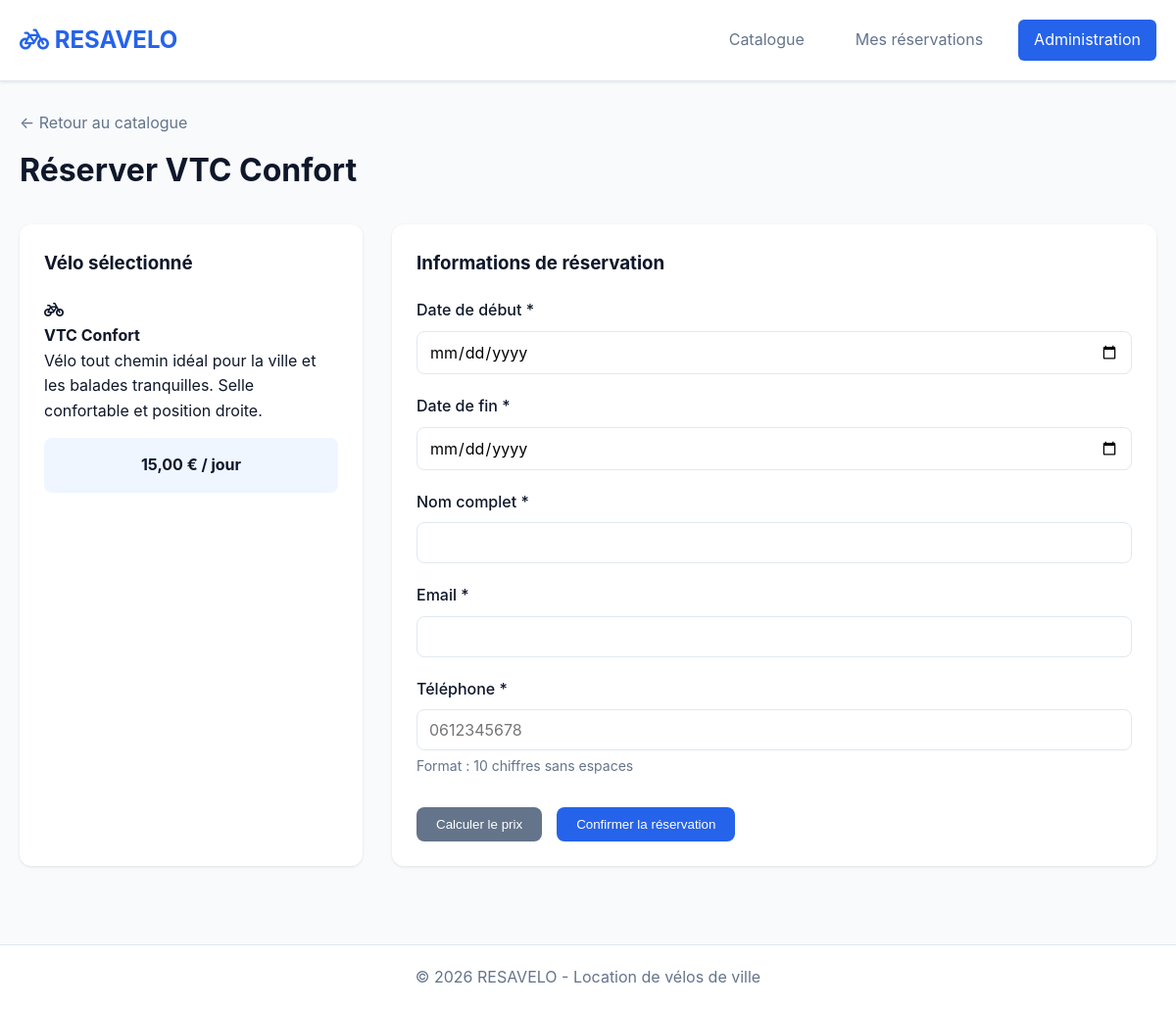
The page /reservation_form.php?velo_id=1 on the database its author committed.
### tables this page shows
CREATE TABLE IF NOT EXISTS velos (
    id INT AUTO_INCREMENT PRIMARY KEY,
    name VARCHAR(100) NOT NULL,
    price DECIMAL(10, 2) NOT NULL,
    quantity INT NOT NULL DEFAULT 0,
    description TEXT,
    image_url VARCHAR(255),
    created_at TIMESTAMP DEFAULT CURRENT_TIMESTAMP
);

### includes/functions_velos.php (called while the page is built, shortened)
<?php
function getVeloById($pdo, $id) {
    $sql = "SELECT * FROM velos WHERE id = :id";
    try {
        $stmt = $pdo->prepare($sql);
        $stmt->execute([':id' => $id]);
        return $stmt->fetch();
    } catch (PDOException $e) {
        error_log("Erreur getVeloById: " . $e->getMessage());
        return false;
    }
}

### includes/functions_calculation.php (called while the page is built, shortened)
<?php
function formatPrice($amount) {
    return number_format($amount, 2, ',', ' ') . ' €';
}

### public/reservation_form.php (the view, shortened to what this page needs)
<?php
require_once __DIR__ . '/../config/db_connect.php';
require_once __DIR__ . '/../includes/functions_velos.php';
require_once __DIR__ . '/../includes/functions_calculation.php';
$success = '';
$velo = null;
if (isset($_GET['velo_id'])) {
    $velo = getVeloById($pdo, $_GET['velo_id']);
}
$pageTitle = $velo ? "Réserver " . $velo['name'] : "Réservation";
?>
<!DOCTYPE html>
<html lang="fr">
<head>
    <link rel="stylesheet" href="https://cdnjs.cloudflare.com/ajax/libs/font-awesome/6.4.0/css/all.min.css">
    <link rel="stylesheet" href="../assets/css/style.css">
</head>
<body>
    <header class="header">
        <div class="container">
            <div class="header-content">
                <h1 class="logo"><i class="fas fa-bicycle"></i> RESAVELO</h1>
                <nav class="nav">
                    <a href="index.php" class="nav-link">Catalogue</a>
                    <a href="mes_reservations.php" class="nav-link">Mes réservations</a>
                    <a href="../admin/index.php" class="nav-link nav-link-admin">Administration</a>
                </nav>
            </div>
        </div>
    </header>
    <main class="main">
        <div class="container">
            <div class="page-header">
                <a href="index.php" class="back-link">← Retour au catalogue</a>
                <h2><?= $pageTitle ?></h2>
            </div>
            <?php if ($velo && !$success): ?>
                <div class="reservation-container">
                    <div class="velo-summary">
                        <h3>Vélo sélectionné</h3>
                        <div class="velo-summary-icon">
                            <i class="fas fa-bicycle"></i>
                        </div>
                        <h4><?= htmlspecialchars($velo['name']) ?></h4>
                        <p><?= htmlspecialchars($velo['description']) ?></p>
                        <div class="price-info">
                            <strong><?= formatPrice($velo['price']) ?> / jour</strong>
                        </div>
                    </div>
                    <div class="reservation-form-container">
                        <h3>Informations de réservation</h3>
                        <form method="POST" action="reservation_form.php" class="reservation-form" id="reservationForm">
                            <div class="form-group">
                                <label for="start_date">Date de début *</label>
                                <input type="date" id="start_date" name="start_date"
                                       value="<?= $_POST['start_date'] ?? '' ?>"
                                       min="<?= date('Y-m-d') ?>" required>
                            </div>
                            <div class="form-group">
                                <label for="end_date">Date de fin *</label>
                                <input type="date" id="end_date" name="end_date"
                                       value="<?= $_POST['end_date'] ?? '' ?>"
                                       min="<?= date('Y-m-d') ?>" required>
                            </div>
                            <div class="form-group">
                                <label for="customer_name">Nom complet *</label>
                                <input type="text" id="customer_name" name="customer_name"
                                       value="<?= htmlspecialchars($_POST['customer_name'] ?? '') ?>"
                                       required>
                            </div>
                            <div class="form-group">
                                <label for="customer_email">Email *</label>
                                <input type="email" id="customer_email" name="customer_email"
                                       value="<?= htmlspecialchars($_POST['customer_email'] ?? '') ?>"
                                       required>
                            </div>
                            <div class="form-group">
                                <label for="customer_phone">Téléphone *</label>
                                <input type="tel" id="customer_phone" name="customer_phone"
                                       value="<?= htmlspecialchars($_POST['customer_phone'] ?? '') ?>"
                                       pattern="[0-9]{10}"
                                       placeholder="0612345678" required>
                                <small>Format : 10 chiffres sans espaces</small>
                            </div>
                            <div class="form-actions">
                                <button type="button" class="btn btn-secondary" onclick="calculateEstimate()">
                                    Calculer le prix
                                </button>
                                <button type="submit" class="btn btn-primary">Confirmer la réservation</button>
                            </div>
                        </form>
                    </div>
                </div>
            <?php elseif (!$velo): ?>
                <div class="alert alert-error">
                    Vélo non trouvé. <a href="index.php">Retour au catalogue</a>
                </div>
            <?php endif; ?>
        </div>
    </main>
    <footer class="footer">
        <div class="container">
            <p>&copy; 2026 RESAVELO - Location de vélos de ville</p>
        </div>
    </footer>
</body>
</html>

### assets/css/style.css (style rules this page uses)
* { margin: 0; padding: 0; box-sizing: border-box; }
:root { --primary-color: #2563eb; --primary-hover: #1d4ed8; --secondary-color: #64748b; --success-color: #10b981; --danger-color: #ef4444; --warning-color: #f59e0b; --info-color: #06b6d4; --background: #f8fafc; --surface: #ffffff; --text-primary: #0f172a; --text-secondary: #64748b; --border: #e2e8f0; --shadow: 0 1px 3px rgba(0, 0, 0, 0.1); --shadow-lg: 0 10px 15px -3px rgba(0, 0, 0, 0.1); }
body { font-family: -apple-system, BlinkMacSystemFont, 'Segoe UI', Roboto, Oxygen, Ubuntu, Cantarell, sans-serif; line-height: 1.6; color: var(--text-primary); background-color: var(--background); }
.container { max-width: 1200px; margin: 0 auto; padding: 0 20px; }
.main { min-height: calc(100vh - 140px); padding: 30px 0; }
.header { background: var(--surface); border-bottom: 1px solid var(--border); padding: 20px 0; box-shadow: var(--shadow); }
.header-content { display: flex; justify-content: space-between; align-items: center; flex-wrap: wrap; gap: 20px; }
.logo { font-size: 24px; font-weight: bold; color: var(--primary-color); }
.nav { display: flex; gap: 20px; flex-wrap: wrap; }
.nav-link { color: var(--text-secondary); text-decoration: none; padding: 8px 16px; border-radius: 6px; transition: all 0.3s; }
.nav-link-admin { background: var(--primary-color); color: white; }
.btn { display: inline-block; padding: 10px 20px; border-radius: 8px; text-decoration: none; font-weight: 500; transition: all 0.3s; border: none; cursor: pointer; text-align: center; }
.btn-primary { background: var(--primary-color); color: white; }
.btn-secondary { background: var(--secondary-color); color: white; }
.form-group { margin-bottom: 20px; }
.form-group label { display: block; margin-bottom: 8px; color: var(--text-primary); font-weight: 500; }
.form-group input, .form-group textarea, .form-group select { width: 100%; padding: 10px 12px; border: 1px solid var(--border); border-radius: 8px; font-size: 16px; font-family: inherit; }
.form-group small { display: block; margin-top: 5px; color: var(--text-secondary); font-size: 14px; }
.form-actions { display: flex; gap: 15px; margin-top: 30px; }
.reservation-container { display: grid; grid-template-columns: 350px 1fr; gap: 30px; margin-top: 30px; }
.velo-summary, .reservation-form-container { background: var(--surface); padding: 25px; border-radius: 12px; box-shadow: var(--shadow); }
.velo-summary h3, .reservation-form-container h3 { margin-bottom: 20px; color: var(--text-primary); }
.price-info { padding: 15px; background: #eff6ff; border-radius: 8px; margin: 15px 0; text-align: center; }
.page-header { margin-bottom: 30px; }
.page-header h2 { font-size: 32px; color: var(--text-primary); margin-bottom: 5px; }
.back-link { display: inline-block; color: var(--text-secondary); text-decoration: none; margin-bottom: 10px; transition: color 0.3s; }
.footer { background: var(--surface); border-top: 1px solid var(--border); padding: 20px 0; text-align: center; color: var(--text-secondary); margin-top: 50px; }

### rows shown on the page
velos: name "Réserver VTC Confort", name "VTC Confort", description "Vélo tout chemin idéal pour la ville et les balades tranquilles. Selle confortable et position droite.", price "15,00 €"
